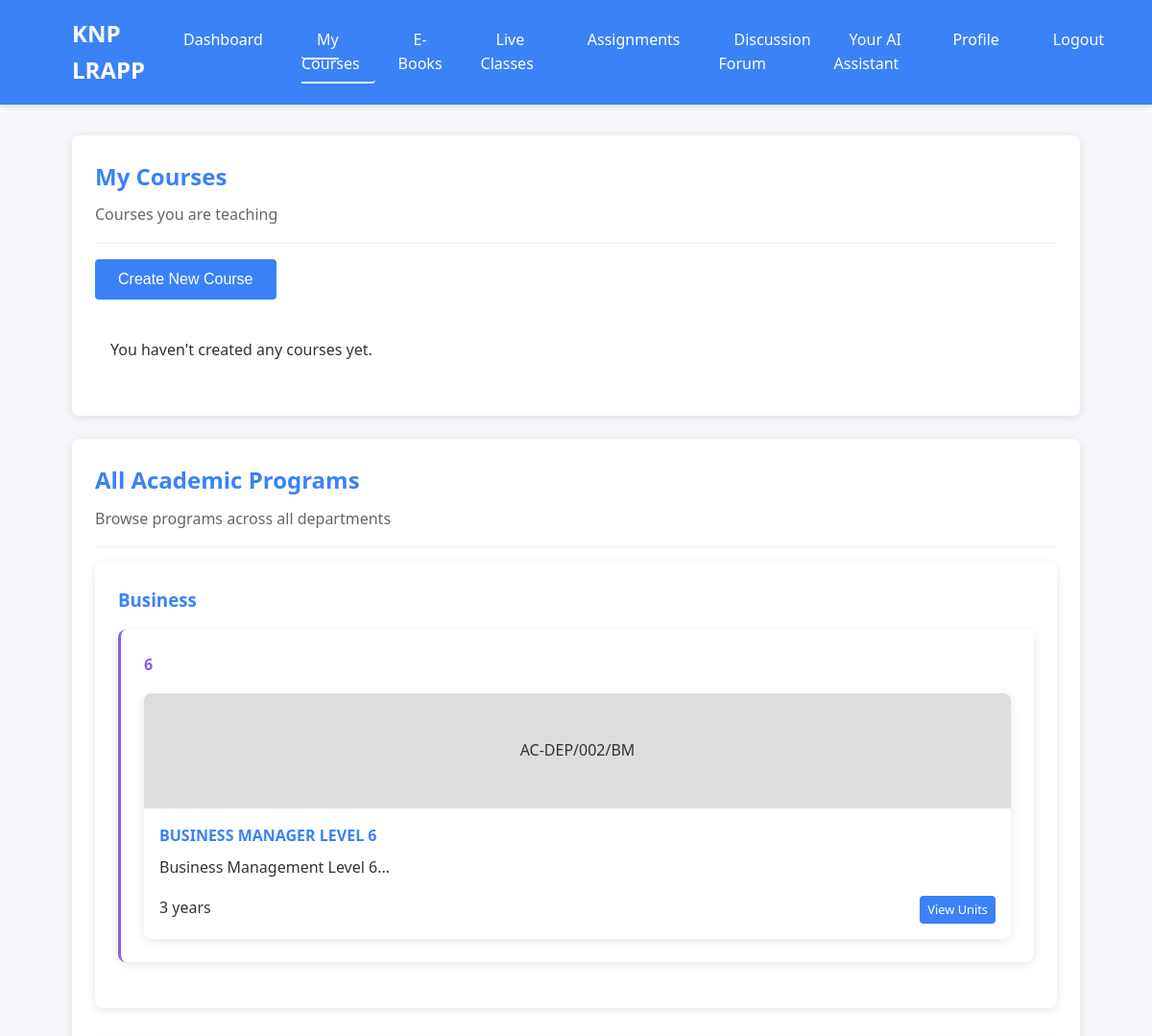
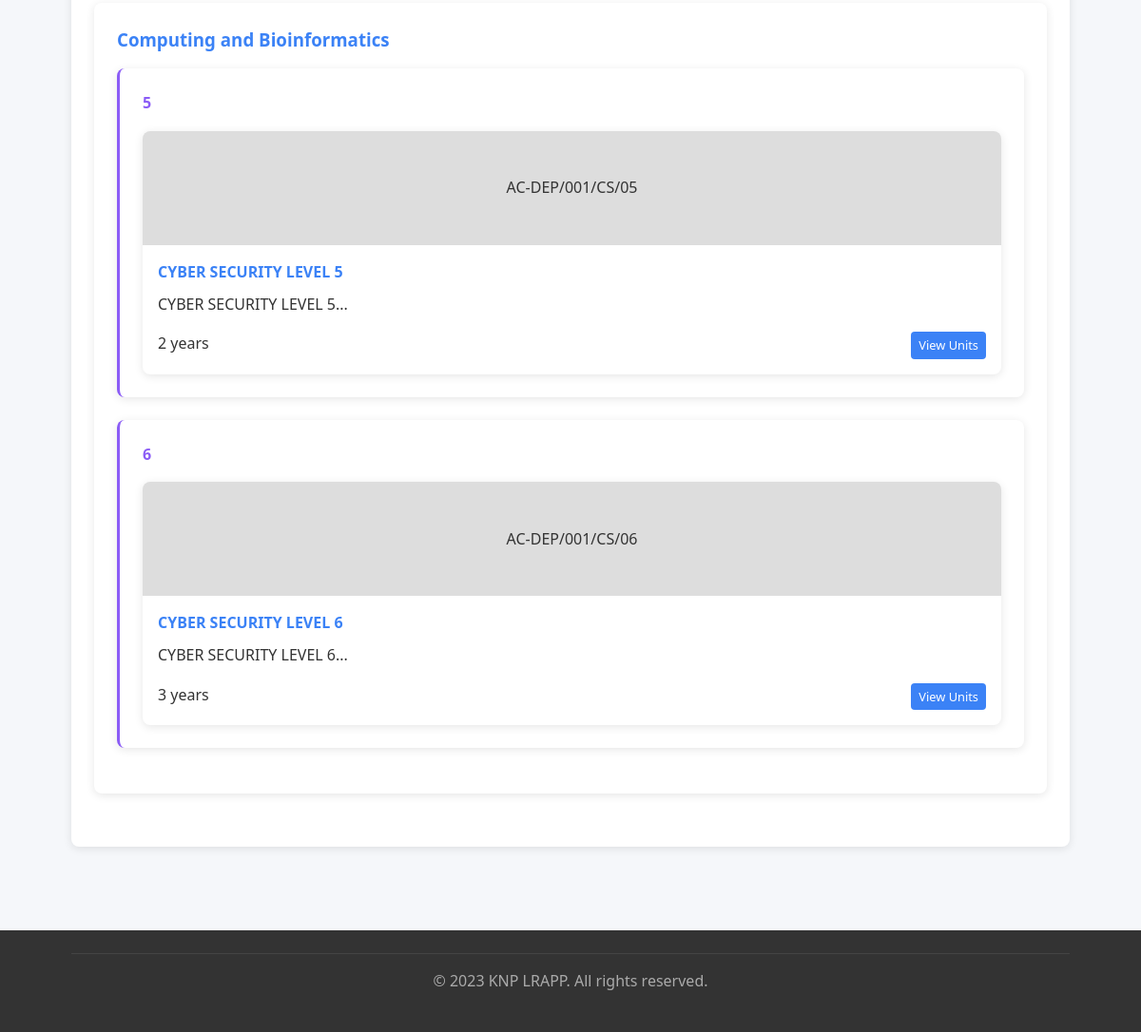
The page /presenter/courses.php (signed in) on the database its author committed (2 pictures, top to bottom).
### tables this page shows
CREATE TABLE `departments` (
  `id` int NOT NULL AUTO_INCREMENT,
  `name` varchar(100) NOT NULL,
  `description` text,
  `code` varchar(20) DEFAULT NULL,
  `hod_id` int DEFAULT NULL,
  `status` enum('active','inactive') DEFAULT 'active',
  `created_at` timestamp NULL DEFAULT CURRENT_TIMESTAMP,
  `updated_at` timestamp NULL DEFAULT CURRENT_TIMESTAMP ON UPDATE CURRENT_TIMESTAMP,
  PRIMARY KEY (`id`),
  UNIQUE KEY `code` (`code`),
  KEY `hod_id` (`hod_id`),
  CONSTRAINT `departments_ibfk_1` FOREIGN KEY (`hod_id`) REFERENCES `users` (`id`) ON DELETE SET NULL
);

CREATE TABLE `programs` (
  `id` int NOT NULL AUTO_INCREMENT,
  `department_id` int DEFAULT NULL,
  `name` varchar(200) NOT NULL,
  `code` varchar(20) DEFAULT NULL,
  `description` text,
  `level` enum('3','4','5','6') DEFAULT '3',
  `duration` int DEFAULT NULL,
  `status` enum('active','inactive') DEFAULT 'active',
  `created_at` timestamp NULL DEFAULT CURRENT_TIMESTAMP,
  `updated_at` timestamp NULL DEFAULT CURRENT_TIMESTAMP ON UPDATE CURRENT_TIMESTAMP,
  PRIMARY KEY (`id`),
  UNIQUE KEY `code` (`code`),
  KEY `department_id` (`department_id`),
  CONSTRAINT `programs_ibfk_1` FOREIGN KEY (`department_id`) REFERENCES `departments` (`id`) ON DELETE CASCADE
);

### includes/functions.php (called while the page is built, shortened)
<?php
require_once 'database.php';
function getDepartmentById($id) {
    global $pdo;
    $stmt = $pdo->prepare("SELECT * FROM departments WHERE id = ?");
    $stmt->execute([$id]);
    return $stmt->fetch();
}
function getAllPrograms() {
    global $pdo;
    $stmt = $pdo->query("SELECT p.*, d.name as department_name FROM programs p JOIN departments d ON p.department_id = d.id WHERE p.status = 'active' ORDER BY d.name, p.name ASC");
    return $stmt->fetchAll();
}
?>

### presenter/courses.php (the view, shortened to what this page needs)
<?php
require_once '../includes/functions.php';
$user = getUserById($_SESSION['user_id']);
$courses = getCoursesByTrainer($user['id']);
$allPrograms = getAllPrograms();
$departmentPrograms = [];
foreach ($allPrograms as $program) {
    $deptId = $program['department_id'];
    $level = $program['level'];
    if (!isset($departmentPrograms[$deptId])) {
        $departmentPrograms[$deptId] = [
            'department' => getDepartmentById($deptId),
            'levels' => []
        ];
    }
    if (!isset($departmentPrograms[$deptId]['levels'][$level])) {
        $departmentPrograms[$deptId]['levels'][$level] = [];
    }
    $departmentPrograms[$deptId]['levels'][$level][] = $program;
}
$levelNames = [
    'certificate' => 'Certificate Programs',
    'diploma' => 'Diploma Programs',
    'degree' => 'Degree Programs',
    'masters' => 'Masters Programs',
    'phd' => 'PhD Programs'
];
?>
<!DOCTYPE html>
<html lang="en">
<head>
    <link rel="stylesheet" href="../assets/css/style.css">
</head>
<body class="d-flex flex-column min-vh-100">
    <header>
        <div class="container header-content">
            <div class="logo"><?php echo APP_NAME; ?></div>
            <nav>
                <ul>
                    <li><a href="dashboard.php">Dashboard</a></li>
                    <li><a href="courses.php" class="active">My Courses</a></li>
                    <li><a href="ebooks.php">E-Books</a></li>
                    <li><a href="live_classes.php">Live Classes</a></li>
                    <li><a href="assignments.php">Assignments</a></li>
                    <li><a href="forum.php">Discussion Forum</a></li>
                    <li><a href="ai_assistant.php">Your AI Assistant</a></li>
                    <li><a href="profile.php">Profile</a></li>
                    <li><a href="../logout.php">Logout</a></li>
                </ul>
            </nav>
        </div>
    </header>
    <main class="flex-shrink-0">
        <div class="container">
            <div class="card">
                <div class="card-header">
                    <h2>My Courses</h2>
                    <p>Courses you are teaching</p>
                </div>
                <button id="show-create-form" class="btn" style="margin-bottom: 1.5rem;">Create New Course</button>
                <?php if (empty($courses)): ?>
                    <div class="alert">You haven't created any courses yet.</div>
                <?php endif; ?>
            </div>
            <div class="card">
                <div class="card-header">
                    <h2>All Academic Programs</h2>
                    <p>Browse programs across all departments</p>
                </div>
                <?php foreach ($departmentPrograms as $deptId => $deptData): ?>
                <div class="card" style="margin-bottom: 2rem;">
                    <h3 style="color: var(--primary-color); margin-bottom: 1rem;">
                        <?php echo htmlspecialchars($deptData['department']['name']); ?>
                    </h3>
                    <?php foreach ($deptData['levels'] as $level => $levelPrograms): ?>
                    <div class="card" style="margin-bottom: 1.5rem; border-left: 3px solid var(--accent-color);">
                        <h4 style="margin: 0 0 1rem 0; color: var(--accent-color);"><?php echo $levelNames[$level] ?? ucfirst($level); ?></h4>
                        <div class="grid">
                            <?php foreach ($levelPrograms as $program): ?>
                            <div class="program-card">
                                <div style="background: #ddd; height: 120px; display: flex; align-items: center; justify-content: center; border-radius: 4px 4px 0 0;">
                                    <?php echo htmlspecialchars($program['code']); ?>
                                </div>
                                <div class="program-card-content">
                                    <h4><?php echo htmlspecialchars($program['name']); ?></h4>
                                    <p><?php echo htmlspecialchars(substr($program['description'] ?? 'No description available', 0, 80)) . '...'; ?></p>
                                    <div style="display: flex; justify-content: space-between; margin-top: 1rem;">
                                        <span><?php echo $program['duration']; ?> years</span>
                                        <a href="program.php?id=<?php echo $program['id']; ?>" class="btn" style="padding: 0.25rem 0.5rem; font-size: 0.8rem;">View Units</a>
                                    </div>
                                </div>
                            </div>
                            <?php endforeach; ?>
                        </div>
                    </div>
                    <?php endforeach; ?>
                </div>
                <?php endforeach; ?>
            </div>
        </div>
    </main>
    <footer class="footer mt-auto py-3 bg-dark text-light">
        <div class="container">
            <div style="border-top: 1px solid #444; padding: 1rem 0; text-align: center; color: #aaa;">
                <p>&copy; 2023 <?php echo APP_NAME; ?>. All rights reserved.</p>
            </div>
        </div>
    </footer>
</body>
</html>

### assets/css/style.css (style rules this page uses)
* { margin: 0; padding: 0; box-sizing: border-box; }
body { font-family: 'Segoe UI', Tahoma, Geneva, Verdana, sans-serif; background-color: #f5f7fa; color: #333; line-height: 1.6; }
.container { width: 90%; max-width: 1200px; margin: 0 auto; padding: 0 15px; }
header { background: var(--primary-color, #3B82F6); color: white; padding: 1rem 0; box-shadow: 0 2px 5px rgba(0,0,0,0.1); }
.header-content { display: flex; justify-content: space-between; align-items: center; }
.logo { font-size: 1.5rem; font-weight: bold; }
nav ul { display: flex; list-style: none; }
nav ul li { margin-left: 1.5rem; }
nav ul li a { color: white; text-decoration: none; padding: 0.5rem 1rem; border-radius: 4px; transition: background-color 0.3s; }
main { padding: 2rem 0; }
.card { background: white; border-radius: 8px; box-shadow: 0 2px 10px rgba(0,0,0,0.1); padding: 1.5rem; margin-bottom: 1.5rem; }
.card-header { border-bottom: 1px solid #eee; padding-bottom: 1rem; margin-bottom: 1rem; }
.card-header h2 { font-size: 1.5rem; color: var(--primary-color, #3B82F6); }
.btn { display: inline-block; padding: 0.75rem 1.5rem; background: var(--primary-color, #3B82F6); color: white; border: none; border-radius: 4px; cursor: pointer; font-size: 1rem; text-decoration: none; text-align: center; transition: background-color 0.3s; }
.alert { padding: 1rem; border-radius: 4px; margin-bottom: 1rem; }
.grid { display: grid; grid-template-columns: repeat(auto-fill, minmax(300px, 1fr)); gap: 1.5rem; }
header nav ul li a.active { border-bottom: 2px solid white; }
footer { background: #333; color: white; text-align: center; padding: 1.5rem 0; margin-top: 2rem; }
.program-card { background: white; border-radius: 8px; box-shadow: 0 2px 10px rgba(0,0,0,0.1); overflow: hidden; transition: transform 0.3s; }
.program-card-content { padding: 1rem; }
.program-card-content h4 { margin-bottom: 0.5rem; color: var(--primary-color); }
.grid { display: grid; grid-template-columns: repeat(auto-fit, minmax(250px, 1fr)); gap: 1.5rem; }
.card-header h2, .card-header h3, .card-header h4 { margin: 0 0 0.5rem 0; color: var(--primary-color); }
.card-header p { margin: 0; color: #666; }
.btn { display: inline-block; padding: 0.75rem 1.5rem; background: var(--primary-color); color: white; border: none; border-radius: 4px; cursor: pointer; font-size: 1rem; text-decoration: none; text-align: center; transition: background-color 0.3s; }
header { background: var(--primary-color); color: white; padding: 1rem 0; box-shadow: 0 2px 5px rgba(0,0,0,0.1); }
.footer { background: #333; color: white; text-align: center; }

### presenter/courses.php (style rules this page uses)
body { display: flex; flex-direction: column; min-height: 100vh; }
main { flex: 1 0 auto; }
footer { flex-shrink: 0; }
header nav ul li a.active { border-bottom: 2px solid white; }

### rows shown on the page
departments: name "Business", level "6"
programs: code "AC-DEP/002/BM", name "BUSINESS MANAGER LEVEL 6", description "Business Management Level 6", duration "3"
departments: name "Computing and Bioinformatics", level "5", level "6"
programs: code "AC-DEP/001/CS/05", name "CYBER SECURITY LEVEL 5", description "CYBER SECURITY LEVEL 5", duration "2"
programs: code "AC-DEP/001/CS/06", name "CYBER SECURITY LEVEL 6", description "CYBER SECURITY LEVEL 6", duration "3"

### other values the page prints
APP_NAME "KNP LRAPP"
